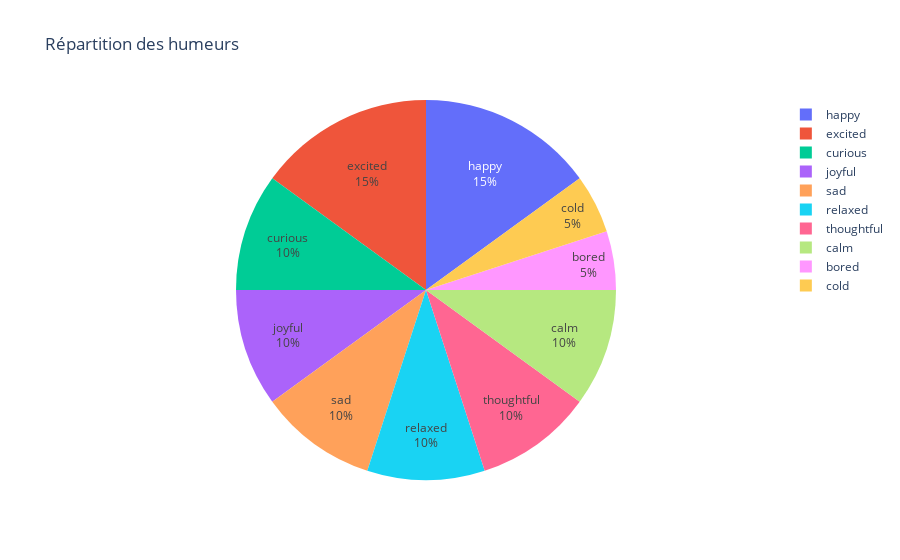

The code cell stored with this chart in its notebook:
### Markdown cell above
**TODO**

- Créer un graphique en camembert basé sur la répartition des humeurs (colonne mood)
- Afficher les pourcentages sur chaque tranche
- Afficher le graphique

### Code cell
# Write your code here
# - Créer un graphique en camembert basé sur la répartition des humeurs (colonne mood)
# - Afficher les pourcentages sur chaque tranche
# sum_mood_by_city = df.groupby('city')['mood'].sum()
# df_mood = sum_mood_by_city.reset_index()
# fig = px.pie(df_mood, values='mood' , names='city' ) 
# fig.show ()   
# Créer le graphique en camembert
fig = px.pie(
    df,
    names='mood',
    title='Répartition des humeurs',
    hole=0,  # camembert classique (sans "donut")
)
# Données brutes ligne par ligne(mood n'as pas de valeur, elle est enregistré ligne par ligne on a donc pas besoin de value=)

# .update_traces() : méthode utilisée pour modifier les éléments graphiques (traces), textinfo='percent+label' : détermine le texte affiché sur chaque part du camembert.
fig.update_traces(textinfo='percent+label')

# - Afficher le graphique
fig.show()

### Figure 1 — Plotly figure (JSON) as saved in the notebook; plotly's stock layout.template omitted (floating-point values rounded to 4 significant figures)
{"data": [{"domain": {"x": [0, 1], "y": [0, 1]}, "hole": 0, "hovertemplate": "mood=%{label}<extra></extra>", "labels": ["happy", "excited", "curious", "joyful", "sad", "relaxed", "excited", "thoughtful", "relaxed", "sad", "thoughtful", "happy", "happy", "curious", "calm", "excited", "joyful", "bored", "cold", "calm"], "legendgroup": "", "name": "", "showlegend": true, "textinfo": "percent+label", "type": "pie"}], "layout": {"legend": {"tracegroupgap": 0}, "title": {"text": "Répartition des humeurs"}}}
